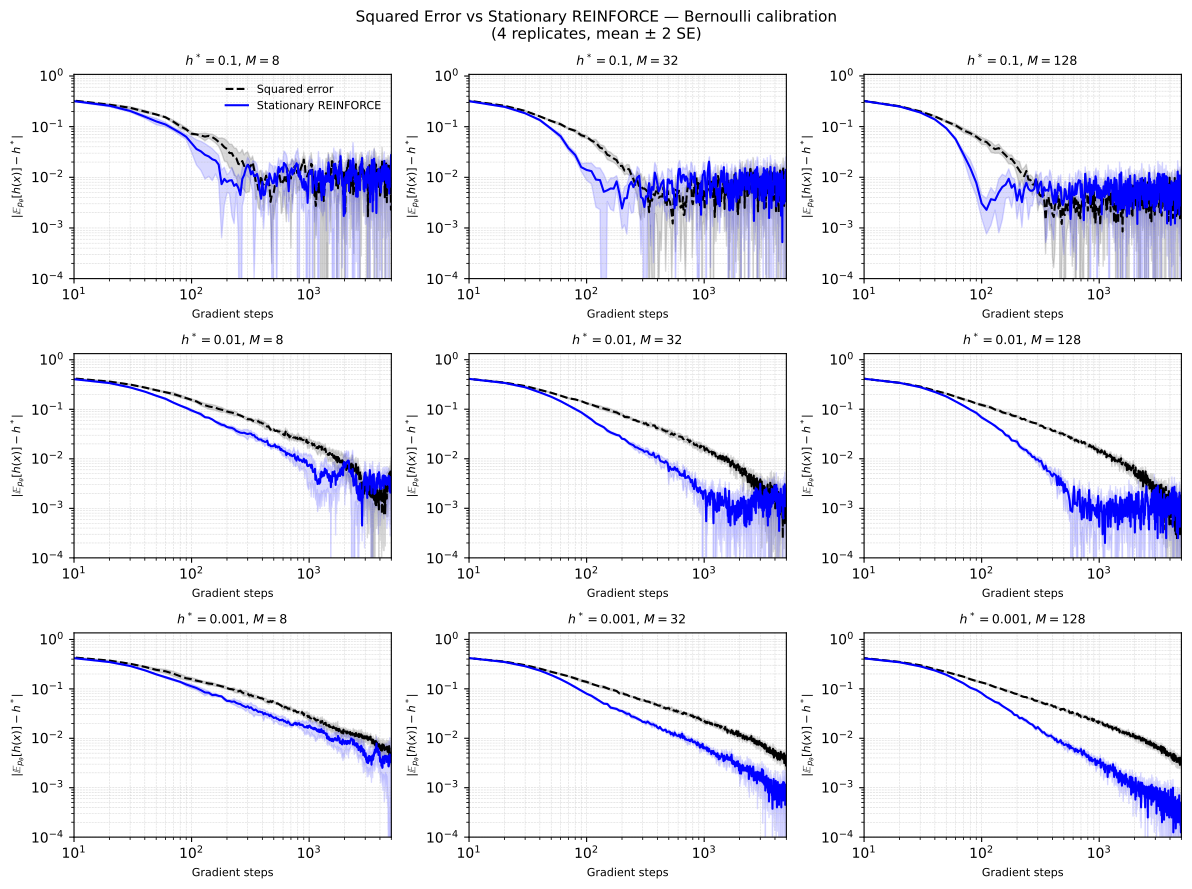

Here is the Python script that generated this plot:
"""
Comparison of Squared Error vs Stationary REINFORCE on the Bernoulli model.

Grid: h* in {0.1, 0.01, 0.001} x batch_size in {8, 32, 128}, 4 replicates each.
Plots calibration error |E[h] - h*| vs gradient steps (log-log).
"""

import numpy as np
import torch
import torch.nn as nn
import matplotlib.pyplot as plt
import sys
sys.path.append("./../")
from cgm import cgm


# ── Model and logger ──────────────────────────────────────────────────────────

class BernoulliModel(nn.Module):
    def __init__(self, p=0.5):
        super().__init__()
        self.logit_p = nn.Parameter(torch.logit(torch.tensor(p, dtype=torch.float32)))
        self.device = torch.device("cpu")

    def model_p(self):
        return torch.sigmoid(self.logit_p)

    def sample(self, N):
        return torch.bernoulli(self.model_p().expand(N)).unsqueeze(-1)

    def log_p(self, x, **kwargs):
        x = torch.as_tensor(x, dtype=torch.float32).squeeze(-1)
        p = self.model_p()
        return x * torch.log(p) + (1 - x) * torch.log(1 - p)


class Logger:
    log_freq = 10

    def __init__(self):
        self.h_bar = []

    def __call__(self, state, *args, **kwargs):
        if state['epoch'] % self.log_freq == 0:
            with torch.no_grad():
                model = args[0]
                self.h_bar.append(model.sample(10000).mean().item())


# ── Calibration runners ───────────────────────────────────────────────────────

def run_squared_error(h_star, batch_size, epochs=5000, lr=3e-2):
    model = BernoulliModel(p=0.5)
    logger = Logger()
    cgm.calibrate_relaxed(
        model=model,
        h=lambda x: x,
        hstar=torch.tensor([h_star], dtype=torch.float32),
        lambd=0.,
        epochs=epochs,
        batch_size=batch_size,
        optimizer_params={"lr": lr},
        disable_pbar=True,
        logger=logger,
        lr_scheduler_cls=None,
    )
    return np.array(logger.h_bar)


def run_stationary_reinforce(h_star, batch_size, epochs=5000, lr=3e-2):
    model = BernoulliModel(p=0.5)
    logger = Logger()
    cgm.calibrate_stationary_reinforce(
        model=model,
        h=lambda x: x,
        hstar=torch.tensor([h_star], dtype=torch.float32),
        lambd=0.,
        epochs=epochs,
        batch_size=batch_size,
        optimizer_params={"lr": lr},
        disable_pbar=True,
        logger=logger,
        lr_scheduler_cls=None,
    )
    return np.array(logger.h_bar)


# ── Grid ──────────────────────────────────────────────────────────────────────

hstar_vals  = [0.1, 0.01, 0.001]
batch_sizes = [8, 32, 128]
n_reps      = 4
epochs      = 5000

methods = [
    ("Squared error",        "k", "--", run_squared_error),
    ("Stationary REINFORCE", "b", "-",  run_stationary_reinforce),
]

# ── Run simulations ───────────────────────────────────────────────────────────

results = {}   # (method_name, h_star, batch_size) -> (mean_errors, sem_errors)

total = len(hstar_vals) * len(batch_sizes) * len(methods) * n_reps
done = 0
for h_star in hstar_vals:
    for batch_size in batch_sizes:
        for method_name, _, _, runner in methods:
            h_bar_list = []
            for rep in range(n_reps):
                done += 1
                print(f"[{done}/{total}] h*={h_star}, M={batch_size}, {method_name}, rep {rep+1}")
                h_bar = runner(h_star, batch_size, epochs=epochs)
                h_bar_list.append(np.abs(h_bar - h_star))
            arr = np.array(h_bar_list)
            results[(method_name, h_star, batch_size)] = (
                arr.mean(axis=0),
                arr.std(axis=0) / np.sqrt(n_reps),
            )

# ── Plot ──────────────────────────────────────────────────────────────────────

n_rows = len(hstar_vals)
n_cols = len(batch_sizes)
fig, axes = plt.subplots(n_rows, n_cols, figsize=(4 * n_cols, 3 * n_rows), dpi=150)

log_freq = Logger.log_freq
for i, h_star in enumerate(hstar_vals):
    for j, batch_size in enumerate(batch_sizes):
        ax = axes[i, j]
        for method_name, color, ls, _ in methods:
            mean_err, sem_err = results[(method_name, h_star, batch_size)]
            iterations = np.arange(len(mean_err)) * log_freq
            ax.fill_between(
                iterations,
                np.maximum(mean_err - 2 * sem_err, 1e-9),
                mean_err + 2 * sem_err,
                alpha=0.15, color=color,
            )
            ax.plot(iterations, mean_err, label=method_name,
                    color=color, linestyle=ls, linewidth=1.5)
        ax.set_xscale('log')
        ax.set_yscale('log')
        ax.set_xlim([log_freq, epochs])
        ax.set_ylim(bottom=1e-4)
        ax.axhline(0, color='gray', linewidth=0.3)
        ax.grid(True, which="both", ls="--", linewidth=0.4, alpha=0.5)
        ax.set_title(f'$h^*={h_star}$, $M={batch_size}$', fontsize=9)
        ax.set_xlabel('Gradient steps', fontsize=8)
        ax.set_ylabel(r'$|\mathbb{E}_{p_\theta}[h(x)] - h^*|$', fontsize=8)
        if i == 0 and j == 0:
            ax.legend(frameon=False, fontsize=8)

plt.suptitle(
    'Squared Error vs Stationary REINFORCE — Bernoulli calibration\n'
    f'({n_reps} replicates, mean ± 2 SE)',
    fontsize=11,
)
plt.tight_layout()
plt.savefig('bernoulli_comparison.pdf', bbox_inches='tight')
plt.savefig('bernoulli_comparison.png', dpi=150, bbox_inches='tight')
print("Saved bernoulli_comparison.pdf / .png")
plt.show()
